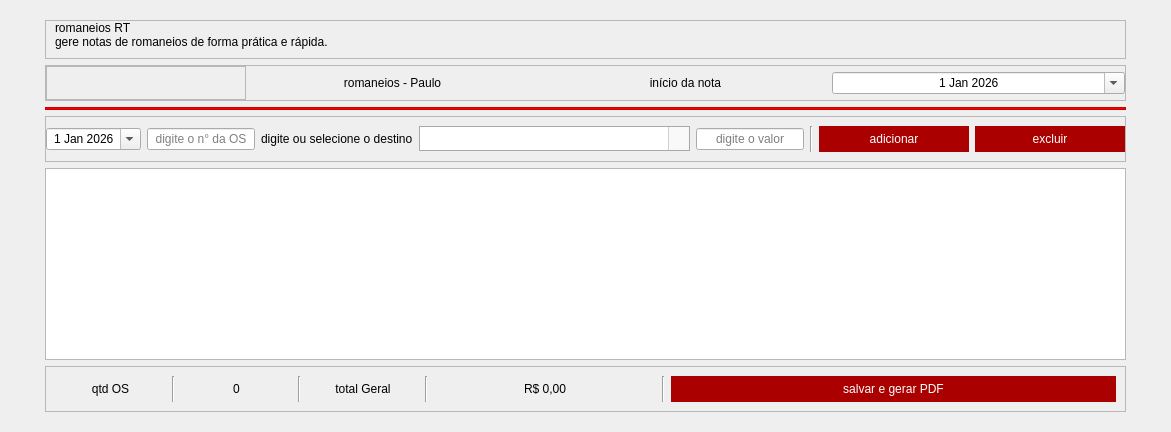
        <widget class="QWidget" name="pageRamos">
         <layout class="QVBoxLayout" name="verticalLayout_30">
          <property name="leftMargin">
           <number>45</number>
          </property>
          <property name="topMargin">
           <number>20</number>
          </property>
          <property name="rightMargin">
           <number>45</number>
          </property>
          <property name="bottomMargin">
           <number>20</number>
          </property>
          <item>
           <widget class="QFrame" name="frameHead_romaneios">
            <property name="frameShape">
             <enum>QFrame::Shape::StyledPanel</enum>
            </property>
            <property name="frameShadow">
             <enum>QFrame::Shadow::Raised</enum>
            </property>
            <layout class="QVBoxLayout" name="verticalLayout_35">
             <property name="spacing">
              <number>0</number>
             </property>
             <property name="topMargin">
              <number>0</number>
             </property>
             <item>
              <widget class="QLabel" name="tit_romaneios">
               <property name="styleSheet">
                <string notr="true">font: 600 28pt &quot;Montserrat&quot;;</string>
               </property>
               <property name="text">
                <string>romaneios RT</string>
               </property>
              </widget>
             </item>
             <item>
              <widget class="QLabel" name="subtit_romaneios">
               <property name="styleSheet">
                <string notr="true">font: 500 10pt &quot;Montserrat&quot;;</string>
               </property>
               <property name="text">
                <string>gere notas de romaneios de forma prática e rápida.</string>
               </property>
              </widget>
             </item>
            </layout>
           </widget>
          </item>
          <item>
           <widget class="QFrame" name="cabecalho">
            <property name="frameShape">
             <enum>QFrame::Shape::StyledPanel</enum>
            </property>
            <property name="frameShadow">
             <enum>QFrame::Shadow::Raised</enum>
            </property>
            <layout class="QHBoxLayout" name="horizontalLayout_10">
             <property name="spacing">
              <number>0</number>
             </property>
             <property name="leftMargin">
              <number>0</number>
             </property>
             <property name="topMargin">
              <number>0</number>
             </property>
             <property name="rightMargin">
              <number>0</number>
             </property>
             <property name="bottomMargin">
              <number>0</number>
             </property>
             <item>
              <widget class="QFrame" name="frameLogo">
               <property name="maximumSize">
                <size>
                 <width>200</width>
                 <height>60</height>
                </size>
               </property>
               <property name="frameShape">
                <enum>QFrame::Shape::StyledPanel</enum>
               </property>
               <property name="frameShadow">
                <enum>QFrame::Shadow::Raised</enum>
               </property>
               <layout class="QHBoxLayout" name="horizontalLayout_11">
                <item>
                 <widget class="QLabel" name="logoRamosRomaneio">
                  <property name="text">
                   <string/>
                  </property>
                  <property name="pixmap">
                   <pixmap resource="../recursos.qrc">:/assets/ramostransplogo25.png</pixmap>
                  </property>
                  <property name="scaledContents">
                   <bool>true</bool>
                  </property>
                 </widget>
                </item>
               </layout>
              </widget>
             </item>
             <item>
              <widget class="QLabel" name="romaneiospaulo">
               <property name="styleSheet">
                <string notr="true">font: 700 12pt &quot;Montserrat&quot;;</string>
               </property>
               <property name="text">
                <string>romaneios - Paulo</string>
               </property>
               <property name="alignment">
                <set>Qt::AlignmentFlag::AlignCenter</set>
               </property>
              </widget>
             </item>
             <item>
              <widget class="QLabel" name="inicionota">
               <property name="styleSheet">
                <string notr="true">font: 700 12pt &quot;Montserrat&quot;;</string>
               </property>
               <property name="text">
                <string>início da nota</string>
               </property>
               <property name="alignment">
                <set>Qt::AlignmentFlag::AlignCenter</set>
               </property>
              </widget>
             </item>
             <item>
              <widget class="QDateEdit" name="datanota">
               <property name="styleSheet">
                <string notr="true">font: 700 12pt &quot;Montserrat&quot;;
color: rgb(0, 0, 0);</string>
               </property>
               <property name="alignment">
                <set>Qt::AlignmentFlag::AlignCenter</set>
               </property>
               <property name="dateTime">
                <datetime>
                 <hour>15</hour>
                 <minute>0</minute>
                 <second>0</second>
                 <year>2026</year>
                 <month>1</month>
                 <day>1</day>
                </datetime>
               </property>
               <property name="calendarPopup">
                <bool>true</bool>
               </property>
              </widget>
             </item>
            </layout>
           </widget>
          </item>
          <item>
           <widget class="QFrame" name="linhavermelha">
            <property name="minimumSize">
             <size>
              <width>0</width>
              <height>3</height>
             </size>
            </property>
            <property name="maximumSize">
             <size>
              <width>16777215</width>
              <height>50</height>
             </size>
            </property>
            <property name="styleSheet">
             <string notr="true">background-color: rgb(255, 0, 4);</string>
            </property>
            <property name="frameShape">
             <enum>QFrame::Shape::StyledPanel</enum>
            </property>
            <property name="frameShadow">
             <enum>QFrame::Shadow::Raised</enum>
            </property>
           </widget>
          </item>
          <item>
           <widget class="QFrame" name="inserir">
            <property name="frameShape">
             <enum>QFrame::Shape::StyledPanel</enum>
            </property>
            <property name="frameShadow">
             <enum>QFrame::Shadow::Raised</enum>
            </property>
            <layout class="QHBoxLayout" name="horizontalLayout_3">
             <property name="leftMargin">
              <number>0</number>
             </property>
             <property name="rightMargin">
              <number>0</number>
             </property>
             <item>
              <widget class="QDateEdit" name="dateViagem">
               <property name="styleSheet">
                <string notr="true">font: 500 12pt &quot;Montserrat&quot;;
color: rgb(0, 0, 0);</string>
               </property>
               <property name="alignment">
                <set>Qt::AlignmentFlag::AlignCenter</set>
               </property>
               <property name="dateTime">
                <datetime>
                 <hour>0</hour>
                 <minute>0</minute>
                 <second>0</second>
                 <year>2026</year>
                 <month>1</month>
                 <day>1</day>
                </datetime>
               </property>
               <property name="time">
                <time>
                 <hour>0</hour>
                 <minute>0</minute>
                 <second>0</second>
                </time>
               </property>
               <property name="calendarPopup">
                <bool>true</bool>
               </property>
              </widget>
             </item>
             <item>
              <widget class="QLineEdit" name="inserirOS">
               <property name="styleSheet">
                <string notr="true">font: 500 12pt &quot;Montserrat&quot;;</string>
               </property>
               <property name="alignment">
                <set>Qt::AlignmentFlag::AlignCenter</set>
               </property>
               <property name="placeholderText">
                <string>digite o n° da OS</string>
               </property>
              </widget>
             </item>
             <item>
              <widget class="QLabel" name="label">
               <property name="styleSheet">
                <string notr="true">font: 500 12pt &quot;Montserrat&quot;;</string>
               </property>
               <property name="text">
                <string>digite ou selecione o destino</string>
               </property>
              </widget>
             </item>
             <item>
              <widget class="QComboBox" name="comboBox">
               <property name="styleSheet">
                <string notr="true">/* 1. Caixa Principal - Ajustada para bater com os QLineEdit */
QComboBox {
    border: 1px solid #a9a9a9;
    border-radius: 0px; /* Mantive 0px como você deixou */
    padding: 1px 4px;
    font-family: &quot;Montserrat&quot;;
    font-size: 12pt;
    color: #2c3e50;
    background-color: white;
    min-height: 20px; /* Aumentei um pouco para não cortar o texto 12pt */
}
/* Ajuste da área da seta */
QComboBox::drop-down {
    subcontrol-origin: padding;
    subcontrol-position: top right;
    width: 20px; 
    border-left: 1px solid #d1d1d1; /* Linha de separação fina */
    background-color: #f9f9f9; 
}

/* O desenho da seta - Versão Fina */
QComboBox::down-arrow {
    image: none; 
    border-left: 3px solid transparent;   /* Largura da base do triângulo */
    border-right: 3px solid transparent;  /* Largura da base do triângulo */
    border-top: 5px solid #555555;        /* Altura e cor da seta */
    margin-top: 2px;                      /* Centraliza verticalmente */
}

/* 4. Lista Suspensa */
QAbstractItemView {
    border: 1px solid #d1d1d1;
    selection-background-color: #e63946; 
    background-color: white;
    outline: none;
    padding: 5px;
}

/* 5. Scrollbar Vertical (Sua barra fininha personalizada) */
QScrollBar:vertical {
    border: none;
    background: #f1f1f1;
    width: 8px; 
    margin: 0px;
}

QScrollBar::handle:vertical {
    background: #bcbcbc;
    min-height: 20px;
    border-radius: 4px;
}

QScrollBar::handle:vertical:hover {
    background: #e63946; 
}

QScrollBar::add-line:vertical, QScrollBar::sub-line:vertical {
    height: 0px;
}</string>
               </property>
               <property name="editable">
                <bool>true</bool>
               </property>
               <property name="placeholderText">
                <string>digite ou selecione o destino</string>
               </property>
               <item>
                <property name="text">
                 <string>santa maria - DF</string>
                </property>
               </item>
               <item>
                <property name="text">
                 <string>águas claras - DF</string>
                </property>
               </item>
               <item>
                <property name="text">
                 <string>gama - DF</string>
                </property>
               </item>
               <item>
                <property name="text">
                 <string>lago sul - DF</string>
                </property>
               </item>
               <item>
                <property name="text">
                 <string>lago norte - DF</string>
                </property>
               </item>
               <item>
                <property name="text">
                 <string>asa sul - DF</string>
                </property>
               </item>
               <item>
                <property name="text">
                 <string>asa norte - DF</string>
                </property>
               </item>
               <item>
                <property name="text">
                 <string>taguatinga - DF</string>
                </property>
               </item>
               <item>
                <property name="text">
                 <string>ceilândia - DF</string>
                </property>
               </item>
               <item>
                <property name="text">
                 <string>riacho fundo I - DF</string>
                </property>
               </item>
               <item>
                <property name="text">
                 <string>riacho fundo II - DF</string>
                </property>
               </item>
               <item>
                <property name="text">
                 <string>samambaia - DF</string>
                </property>
               </item>
               <item>
                <property name="text">
                 <string>fercal - DF</string>
                </property>
               </item>
               <item>
                <property name="text">
                 <string>guará - DF</string>
                </property>
               </item>
               <item>
                <property name="text">
                 <string>formosa - DF</string>
                </property>
               </item>
               <item>
                <property name="text">
                 <string>valparaíso de goiás - GO</string>
                </property>
               </item>
               <item>
                <property name="text">
                 <string>águas lindas de goiás - GO</string>
                </property>
               </item>
               <item>
                <property name="text">
                 <string>jardim ingá - GO</string>
                </property>
               </item>
               <item>
                <property name="text">
                 <string>cidade ocidental - GO</string>
                </property>
               </item>
               <item>
                <property name="text">
                 <string>novo gama - GO</string>
                </property>
               </item>
               <item>
                <property name="text">
                 <string>planaltina - GO</string>
                </property>
               </item>
               <item>
                <property name="text">
                 <string>santo antônio do descoberto - GO</string>
                </property>
               </item>
              </widget>
             </item>
             <item>
              <widget class="QLineEdit" name="inserirValor">
               <property name="styleSheet">
                <string notr="true">font: 500 12pt &quot;Montserrat&quot;;</string>
               </property>
               <property name="alignment">
                <set>Qt::AlignmentFlag::AlignCenter</set>
               </property>
               <property name="placeholderText">
                <string>digite o valor</string>
               </property>
              </widget>
             </item>
             <item>
              <widget class="Line" name="line_3">
               <property name="orientation">
                <enum>Qt::Orientation::Vertical</enum>
               </property>
              </widget>
             </item>
             <item>
              <widget class="QPushButton" name="adicionarOS">
               <property name="minimumSize">
                <size>
                 <width>150</width>
                 <height>0</height>
                </size>
               </property>
               <property name="cursor">
                <cursorShape>PointingHandCursor</cursorShape>
               </property>
               <property name="styleSheet">
                <string notr="true">font: 700 12pt &quot;Montserrat&quot;;
    outline: none;
	padding: 6px;
background-color: rgb(170, 0, 0);
    color: white;
    border: none;
    text-align: center;
    border-radius: 0px;</string>
               </property>
               <property name="text">
                <string>adicionar</string>
               </property>
               <property name="icon">
                <iconset resource="../recursos.qrc">
                 <normaloff>:/assets/add.svg</normaloff>:/assets/add.svg</iconset>
               </property>
              </widget>
             </item>
             <item>
              <widget class="QPushButton" name="btn_excluir_lancamento">
               <property name="minimumSize">
                <size>
                 <width>150</width>
                 <height>0</height>
                </size>
               </property>
               <property name="cursor">
                <cursorShape>PointingHandCursor</cursorShape>
               </property>
               <property name="styleSheet">
                <string notr="true">font: 700 12pt &quot;Montserrat&quot;;
    outline: none;
	padding: 6px;
background-color: rgb(170, 0, 0);
    color: white;
    border: none;
    text-align: center;
    border-radius: 0px;</string>
               </property>
               <property name="text">
                <string>excluir</string>
               </property>
               <property name="icon">
                <iconset resource="../recursos.qrc">
                 <normaloff>:/assets/excluir.svg</normaloff>:/assets/excluir.svg</iconset>
               </property>
              </widget>
             </item>
            </layout>
           </widget>
          </item>
          <item>
           <widget class="QTableWidget" name="tabelaRomaneio">
            <property name="styleSheet">
             <string notr="true">color: rgb(0, 0, 0);
font: 500 12pt &quot;Montserrat&quot;;
text-align: center;</string>
            </property>
           </widget>
          </item>
          <item>
           <widget class="QFrame" name="rodape">
            <property name="styleSheet">
             <string notr="true">font: 700 12pt &quot;Montserrat&quot;;</string>
            </property>
            <property name="frameShape">
             <enum>QFrame::Shape::StyledPanel</enum>
            </property>
            <property name="frameShadow">
             <enum>QFrame::Shadow::Raised</enum>
            </property>
            <layout class="QHBoxLayout" name="horizontalLayout_9" stretch="1,0,1,1,1,1,2,0,4">
             <item>
              <widget class="QLabel" name="qtdOS">
               <property name="text">
                <string>qtd OS</string>
               </property>
               <property name="alignment">
                <set>Qt::AlignmentFlag::AlignCenter</set>
               </property>
              </widget>
             </item>
             <item>
              <widget class="Line" name="line_4">
               <property name="orientation">
                <enum>Qt::Orientation::Vertical</enum>
               </property>
              </widget>
             </item>
             <item>
              <widget class="QLabel" name="valorOS">
               <property name="text">
                <string>0</string>
               </property>
               <property name="alignment">
                <set>Qt::AlignmentFlag::AlignCenter</set>
               </property>
              </widget>
             </item>
             <item>
              <widget class="Line" name="line">
               <property name="orientation">
                <enum>Qt::Orientation::Vertical</enum>
               </property>
              </widget>
             </item>
             <item>
              <widget class="QLabel" name="totGeral">
               <property name="text">
                <string>total Geral</string>
               </property>
               <property name="alignment">
                <set>Qt::AlignmentFlag::AlignCenter</set>
               </property>
              </widget>
             </item>
             <item>
              <widget class="Line" name="line_5">
               <property name="orientation">
                <enum>Qt::Orientation::Vertical</enum>
               </property>
              </widget>
             </item>
             <item>
              <widget class="QLabel" name="valorGer">
               <property name="text">
                <string>R$ 0,00</string>
               </property>
               <property name="alignment">
                <set>Qt::AlignmentFlag::AlignCenter</set>
               </property>
              </widget>
             </item>
             <item>
              <widget class="Line" name="line_2">
               <property name="orientation">
                <enum>Qt::Orientation::Vertical</enum>
               </property>
              </widget>
             </item>
             <item>
              <widget class="QPushButton" name="salvarPDF">
               <property name="cursor">
                <cursorShape>PointingHandCursor</cursorShape>
               </property>
               <property name="styleSheet">
                <string notr="true">font: 600 12pt &quot;Montserrat&quot;;
    outline: none;
	padding: 6px;
background-color: rgb(170, 0, 0);
    color: white;
    border: none;
    text-align: center;
    border-radius: 0px;</string>
               </property>
               <property name="text">
                <string>salvar e gerar PDF</string>
               </property>
              </widget>
             </item>
            </layout>
           </widget>
          </item>
         </layout>
        </widget>
